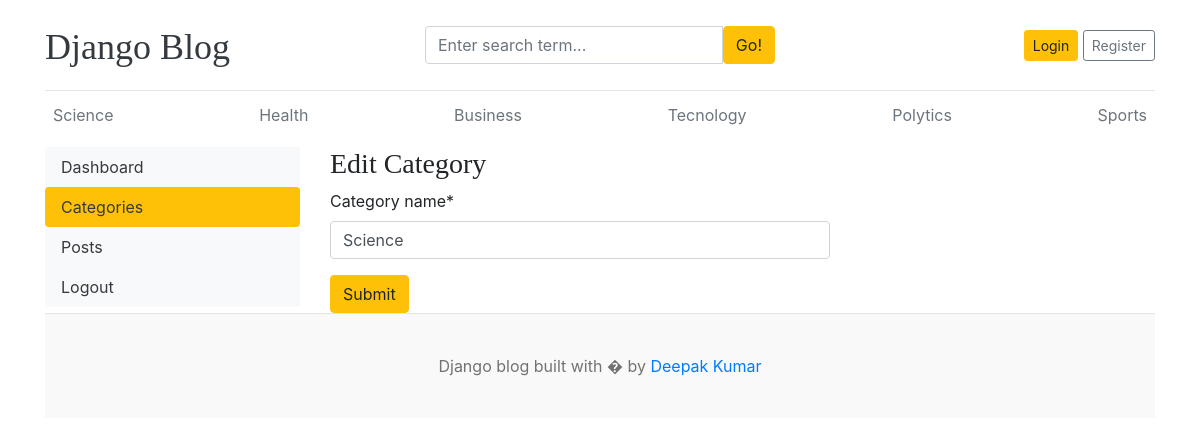
/dashboard/categories/edit/1, run on the app's committed database.
### blogs/models.py (models this page shows, shortened)
class Category(models.Model):
  category_name = models.CharField(max_length=50,unique=True)
  created_at = models.DateTimeField(auto_now_add=True)
  updated_at = models.DateTimeField(auto_now=True)
  class Meta:
    verbose_name_plural = 'Categories'

### dashboards/views.py (the view)
# urls.py: path('categories/edit/<int:pk>',views.edit_categories,name="edit_categories"),
def edit_categories(request,pk):
  category = get_object_or_404(Category, pk=pk)
  if request.method == "POST":
    form = CategoryForm(request.POST,instance=category)
    if form.is_valid():
      form.save()
      return redirect('categories')
  form  = CategoryForm(instance=category)
  context = {
    'form':form,
    'category':category
  }
  return render(request,'dashboard/edit_categories.html',context)

### dashboards/forms.py
class CategoryForm(forms.ModelForm):
  class Meta:
    model = Category
    fields = '__all__'

### blogs/context_processors.py (called while the page is built)
def get_categories(request):
  categories = Category.objects.all()
  return dict(categories=categories)

### templates/dashboard/edit_categories.html (shortened to what this page needs)
{% extends "../base/base.html" %}
{% block content %}
  <div class="row">
  {% include './leftsidebar.html' %}
  {% load crispy_forms_tags %}
  <div class="col-md-9">
    <h3>Edit Category</h3>
    <form action="{% url 'edit_categories' category.id%}" method="POST" style="width:500px;">
      {{ form | crispy}}
      <button type="submit" class="btn btn-warning">Submit</button>
    </form>
  </div>
</div>
{% endblock  %}

### templates/base/header.html (shortened to what this page needs)
{% load static %}
<!DOCTYPE html>
<html lang="en">
<head>
    <link href="https://getbootstrap.com/docs/4.0/dist/css/bootstrap.min.css" rel="stylesheet">
    <link href="{% static 'css/blog.css' %}" rel="stylesheet">
    <link rel="stylesheet" href="https://cdnjs.cloudflare.com/ajax/libs/font-awesome/4.7.0/css/font-awesome.min.css"/>
  </head>
<body>
    <div class="container">
      <header class="blog-header py-3">
        <div class="row flex-nowrap justify-content-between align-items-center">
          <div class="col-4 pt-1">
            <a class="blog-header-logo text-dark" href="/">Django Blog</a>
          </div>
          <div class="col-4">
            <form action="{% url 'search' %}" method="GET">
              <div class="input-group">
                        <input class="form-control" name="keyword" type="text" placeholder="Enter search term..." aria-label="Enter search term..." aria-describedby="button-search" />
                        <button type="submit" class="btn btn-warning" id="button-search" type="button">Go!</button>
                    </div>
            </form>
          </div>
          <div class="col-4 d-flex justify-content-end align-items-center">
            {% if not user.is_authenticated %}
            <a class="btn btn-sm btn-warning" href="{% url 'login' %}">Login</a> &nbsp;
            <a class="btn btn-sm btn-outline-secondary" href="{% url 'register' %}">Register</a>
            {% else %}
            {% comment %} <span>You are logged in as {{ user }}</span> &nbsp; {% endcomment %}
            <span><a href="{% url 'dashboard' %}" class="btn btn-warning">Dashboard</a></span> &nbsp;
            <span>
              <a href="{% url 'logout' %}">Logout</a>
            </span>
            {% endif%}
          </div>
        </div>
      </header>
      <div class="nav-scroller py-1 mb-2">
        <nav class="nav d-flex justify-content-between">
          {%for category in categories%}
            <a class="p-2 text-muted" href="{% url 'post_by_category' category.id  %}">{{category.category_name}}</a>
          {%endfor %}
        </nav>
      </div>

### static/css/blog.css (style rules this page uses)
.blog-header { border-bottom: 1px solid #e5e5e5; }
.blog-header-logo { font-family: "Playfair Display", Georgia, "Times New Roman", serif ; font-size: 2.25rem; }
h1, h2, h3, h4, h5, h6 { font-family: "Playfair Display", Georgia, "Times New Roman", serif ; }

### data on the page
Category: category_name "Science"
Category: category_name "Health"
Category: category_name "Business"
Category: category_name "Tecnology"
Category: category_name "Polytics"
Category: category_name "Sports"
